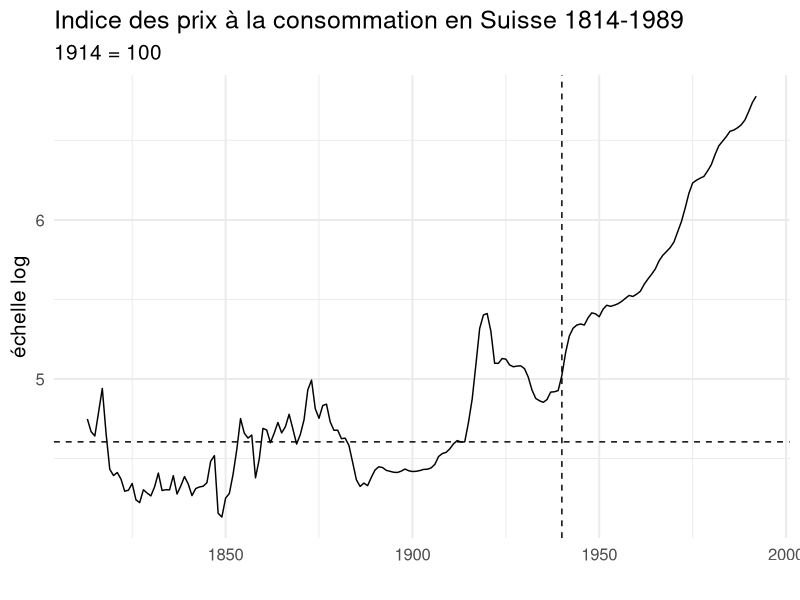

The R source for this figure:
## ---- chunk 1
#| fig-cap: "Source: statistiques historiques de la Suisse"
library(readxl)
library(tidyverse)
ipc_stathistsuisse <- read_excel("data/ipc_stathistsuisse.xlsx")

ipc_stathistsuisse %>% 
  ggplot(aes(x = year, y = log(ipc_1914)))+
  geom_line()+
  theme_minimal(base_size = 15)+
  labs(title = "Indice des prix à la consommation en Suisse 1814-1989",
       subtitle = "1914 = 100",
       x = "", y = "échelle log")+
  geom_vline(xintercept = 1940, linetype = 2)+
  geom_hline(yintercept = log(100), linetype = 2)
